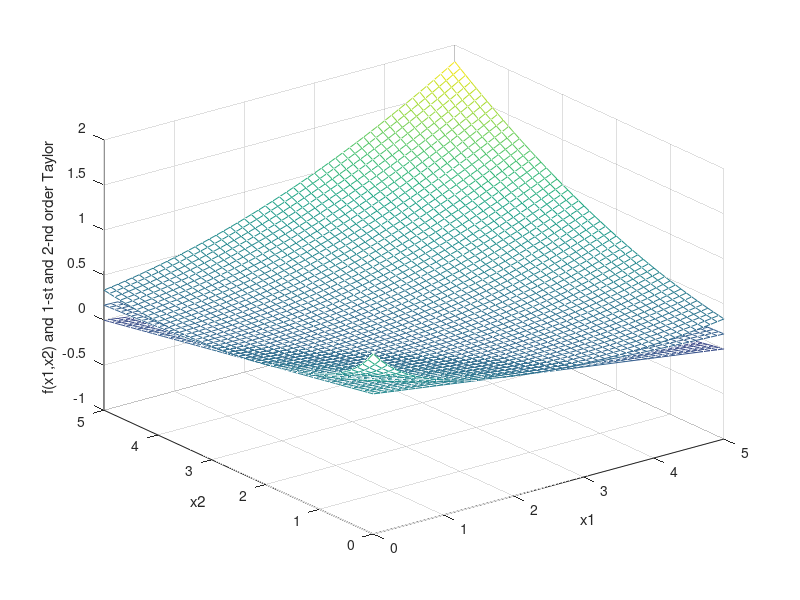
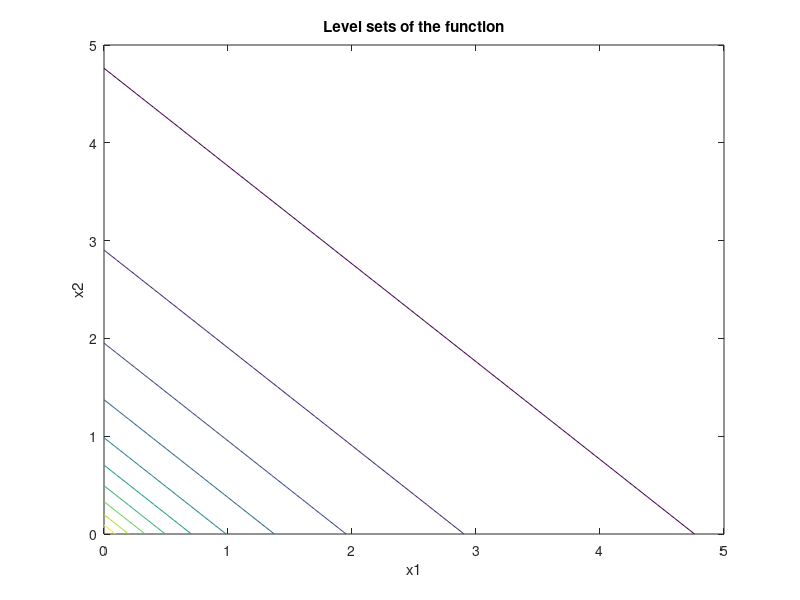

Source code (MATLAB) for these figures, in order:
%%%%%%%%%%%%%%%%%%%%%%%%%%%%%%%%%%%%%%%%%%%%%%%%%%%%%%%%%%%%%%%%%%%%%%%%%%
% M file that computes and plots the Taylor approximations of Exercise_1 %
%                                                                        %
% A. P. Liavas, October 19, 2022                                         %
%%%%%%%%%%%%%%%%%%%%%%%%%%%%%%%%%%%%%%%%%%%%%%%%%%%%%%%%%%%%%%%%%%%%%%%%%%

clear, clc, close all

% (1) First and second-order Taylor of f(x) = 1/(1+x), in R_+.
x(:,1)=[0:.1:5];  % construct the x_axis
%x_0 = 0.5;         % Taylor point - you may change this point

x_0=[1:4];
% Compute function f at the points of the x_axis
f = 1./(1+x);
% Plot the function
figure(1)


fprintf('I plot the function. Press a key to continue...'), pause
j=1;

% for i=x_0
%     
%     subplot(2,2,j)
%     title("x_0="+i+" ");
%     plot(x, f), xlabel('x axis'), ylabel('f(x)'), hold on, grid on
%     j=j+1;
%     % Compute first-order Taylor approximation around x_0
%     f1 = 1/(1+i) - (1+i)^(-2) * (x-i);
%     % Add to the plot the 1-st order approximation
%     plot(x, f1, 'r'), ylabel('f(x) and 1-st order Taylor')
%     clc, fprintf('\nI plot the function and its 1-st order approximation. Press a key to continue...'), pause
%     
%     % Compute second-order Taylor approximation around x_0
%     f2 = 1/(1+i) - (1+i)^(-2) * (x-i) + 1/2 * 2 * (1+i)^(-3) * (x-i).^2;
%     % Add to the plot the 2-nd order approximation
%     plot(x, f2), ylabel('f(x) and 1-st and 2-nd order Taylor')
% 
%     legend('f(x)', '1-st order Taylor', '2-nd order Taylor')
% end
clc, fprintf('\nI plot the function and its 1-st and 2-nd order approximations. Press a key to continue...'), pause
clear f f1 f2
clc

% First- and second-order Taylor of f(x1,x2) = 1/(1+x1+x2), in R_+.
x1 = x;  % construct axis x1
x2 = x;  % construct axis x2
len_x = length(x);
x_01 = 1; x_02 = 1;   % input the Taylor point
% Compute the function and its 1-st and 2-nd order Taylort approximations
% around x_0 = (x_01, x_02).
for ii=1:len_x
    for jj=1:len_x
        f(ii,jj) = 1/(1+x1(ii)+x2(jj));  % function f
        
        f1(ii,jj) = 1/(1+x_01+x_02) - [(1+x_01+x_02)^(-2) (1+x_01+x_02)^(-2)] * ([x1(ii)-x_01; x2(jj)-x_02]); % First-order Taylor around [x_01; x_02]
        
        f2(ii,jj) = 1/(1+x_01+x_02) - [(1+x_01+x_02)^(-2) (1+x_01+x_02)^(-2)] * ([x1(ii)-x_01; x2(jj)-x_02]) + ...
            1/2 * ([x1(ii)-x_01 x2(jj)-x_02])  * (1+x_01+x_02)^(-3) * [2 2; 2 2] * ...
            ([x1(ii)-x_01; x2(jj)-x_02]) ;     % Second-order Taylor around [x_01; x_02]
    end
end

figure(2)
mesh(x1, x2, f'), xlabel('x1'), ylabel('x2'), zlabel('f(x1,x2)'), hold on
clc, fprintf('\nI plot the function. Press a key to continue...'), pause

figure(3)
contour(x1, x2, f'), xlabel('x1'), ylabel('x2'), title('Level sets of the function')
clc, fprintf('\nI plot the level sets of the function. Press a key to continue...'), pause

figure(2)
mesh(x1, x2, f1'), zlabel('f(x1,x2) and 1-st order Tayloer')
clc, fprintf('\nI plot the function and its 1-st order Taylor approximation. Press a key to continue...'), pause

figure(2)
mesh(x1, x2, f2'), zlabel('f(x1,x2) and 1-st and 2-nd order Taylor')
clc, fprintf('\nI plot the function and its 1-st and 2-nd order Taylort approximation. Press a key to continue...')


